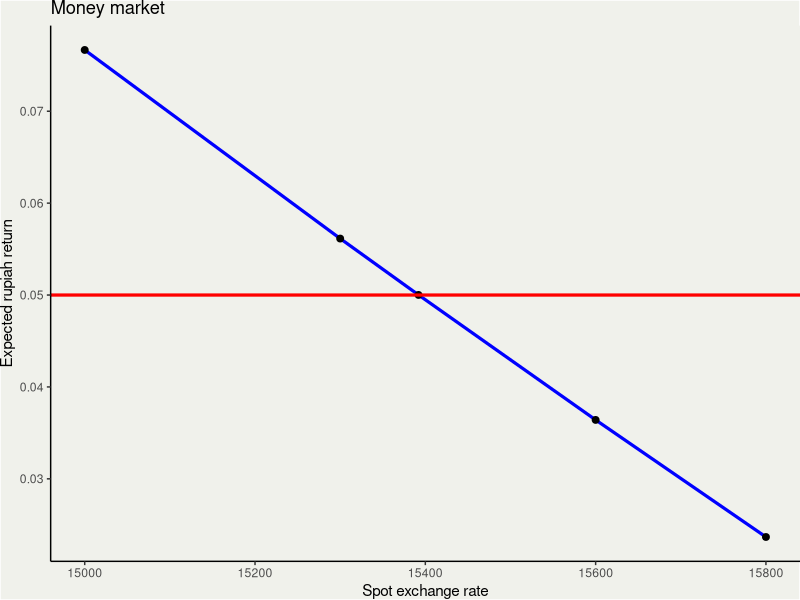
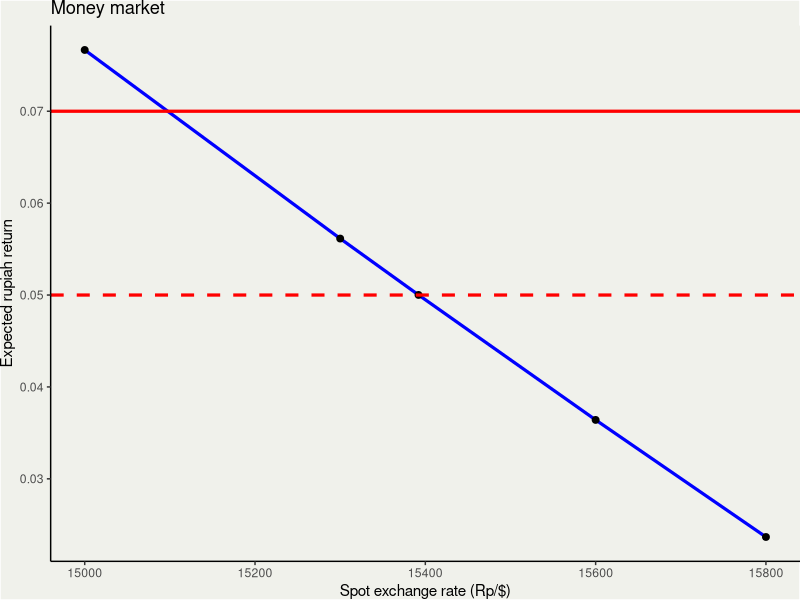
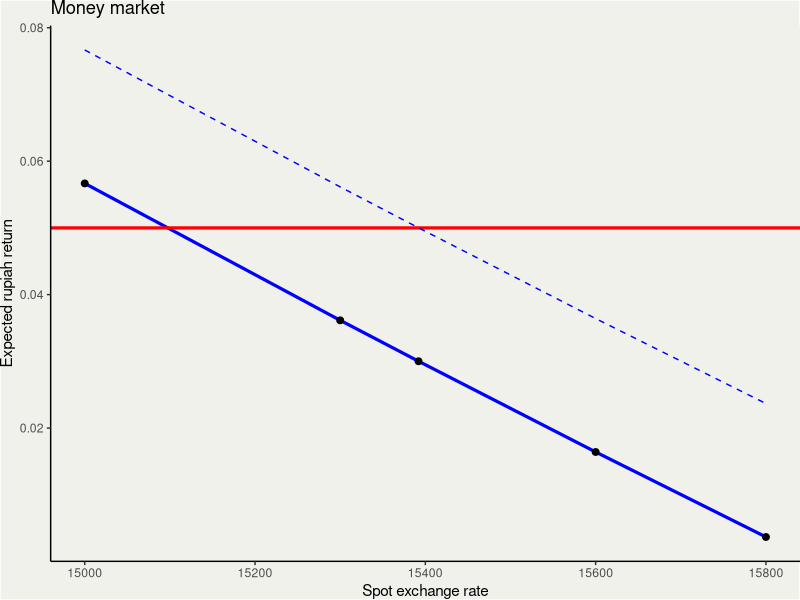
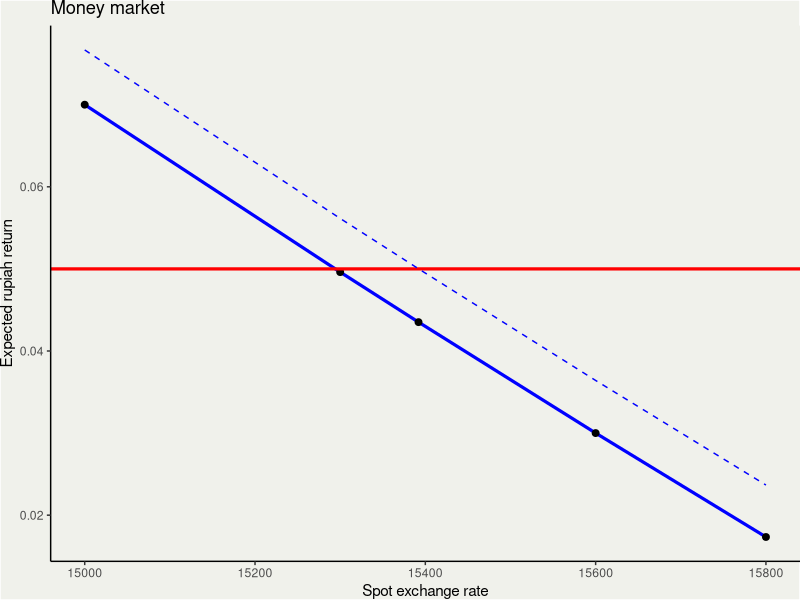
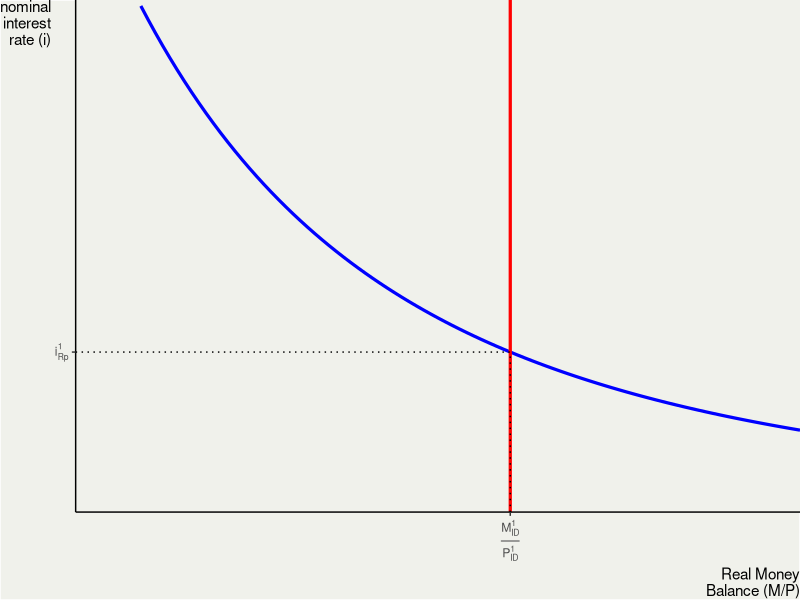
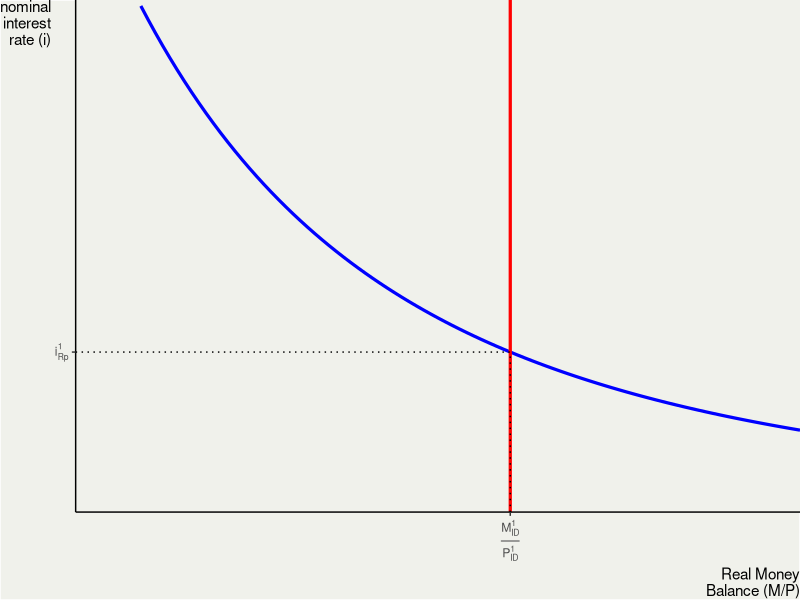
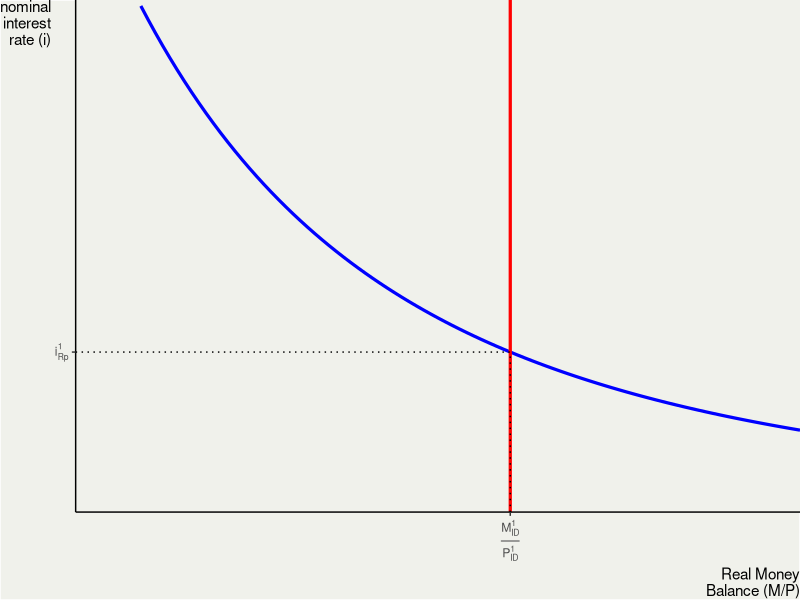

Write R code to recreate these figures, in order.
## ---- chunk 1
library(tidyverse)
library(kableExtra)
graph<-function(dataset, ...) {
  dataset |>
  ggplot(aes(...))+
  theme_classic() +
  theme(panel.background = element_rect(fill = "#f0f1eb",
                                        colour = "#f0f1eb"),
        plot.margin = margin(0,0,0,0),
        plot.background = element_rect(fill = "#f0f1eb"),
        legend.key = element_rect(fill = "#f0f1eb",linetype = "blank"),
        legend.background = element_rect(fill="#f0f1eb"))
}
graph3<-theme_classic() +
  theme(panel.background = element_rect(fill = "#f0f1eb",
                                        colour = "#f0f1eb"),
        plot.margin = margin(0,0,0,0),
        plot.background = element_rect(fill = "#f0f1eb"),
        axis.title.x = element_text(hjust=1),
        axis.title.y = element_text(angle=0,hjust=1,vjust=1),
        legend.key = element_rect(fill = "#f0f1eb",linetype = "blank"),
        legend.background = element_rect(fill="#f0f1eb"))
graph2<-theme_classic() +
  theme(panel.background = element_rect(fill = "#f0f1eb",
                                        colour = "#f0f1eb"),
        plot.margin = margin(0,0,0,0),
        plot.background = element_rect(fill = "#f0f1eb"),
        legend.key = element_rect(fill = "#f0f1eb",linetype = "blank"),
        legend.background = element_rect(fill="#f0f1eb"),
        axis.title.x = element_text(hjust=1),
        axis.title.y = element_text(angle=0,hjust=1,vjust=1),
        panel.grid=element_blank(),
        axis.text.x=element_blank(),
        axis.text.y=element_blank(),
        axis.ticks.x=element_blank(),
        axis.ticks.y=element_blank(),
        legend.position=c(1,1),
        legend.justification = c(1,1),
        legend.spacing=unit(0,"cm"),
        legend.margin=margin(0,0,0,0))
## ---- chunk 2

dat<-tibble(
  iRp=rep(0.05,5),
  iD=rep(0.03,5),
  spot=c(15000,15300,15392,15600,15800),
  e=rep(15700,5)
  
)

dat$ee<-(dat$e-dat$spot)/dat$spot
dat$fore<-dat$ee+dat$iD

kbl(dat)|>
  kable_styling("striped", full_width = F,position = "center")|>
  row_spec(3, bold = T, color = "white", background = "blue")
## ---- chunk 3
graph(dat)+geom_line(aes(x=spot,y=fore),color="blue",linewidth=1.1)+
  geom_point(aes(x=spot,y=fore),size=2)+
  geom_hline(yintercept = 0.05,color="red",linewidth=1.1)+
  labs(title="Money market",
       x="Spot exchange rate",
       y="Expected rupiah return")
## ---- chunk 4
#| fig-width: 5
#| fig-height: 4

graph(dat)+geom_line(aes(x=spot,y=fore),color="blue",linewidth=1.1)+
  geom_point(aes(x=spot,y=fore),size=2)+
  geom_hline(yintercept = 0.05,color="red",linewidth=1.1,linetype="dashed")+
  geom_hline(yintercept = 0.07,color="red",linewidth=1.1)+
  labs(title="Money market",
       x="Spot exchange rate (Rp/$)",
       y="Expected rupiah return")
## ---- chunk 5
#| fig-width: 5
#| fig-height: 4

dat$iDD<-rep(0.01,5)
dat$e2<-rep(15600,5)

dat$ee3<-(dat$e2-dat$spot)/dat$spot
dat$fore2<-dat$ee+dat$iDD
dat$fore3<-dat$ee3+dat$iD

graph(dat)+geom_line(aes(x=spot,y=fore2),color="blue",linewidth=1.1)+
  geom_point(aes(x=spot,y=fore2),size=2)+
  geom_hline(yintercept = 0.05,color="red",linewidth=1.1)+
  geom_line(aes(x=spot,y=fore),color="blue",linetype="dashed")+
  labs(title="Money market",
       x="Spot exchange rate",
       y="Expected rupiah return")
## ---- chunk 6
#| fig-width: 5
#| fig-height: 4
dat$iDD<-rep(0.01,5)
dat$e2<-rep(15600,5)

graph(dat)+geom_line(aes(x=spot,y=fore3),color="blue",linewidth=1.1)+
  geom_point(aes(x=spot,y=fore3),size=2)+
  geom_hline(yintercept = 0.05,color="red",linewidth=1.1)+
  geom_line(aes(x=spot,y=fore),color="blue",linetype="dashed")+
  labs(title="Money market",
       x="Spot exchange rate",
       y="Expected rupiah return")
## ---- chunk 7
#| fig-width: 5
#| fig-height: 4
x=40
y=15.625
demand<-function(q) (q/100)^(-3)
ggplot()+stat_function(fun=demand,linewidth=1.1,color="blue")+
  scale_x_continuous(limits=c(25,50),breaks = 40, expand = c(0,0),
                     labels = expression(frac(M[ID]^1,P[ID]^1))) +
  scale_y_continuous(limits=c(0,50),breaks = 15.625,expand = c(0,0),
                     labels=expression(i[Rp]^1))+
  geom_vline(xintercept=40,color="red",linewidth=1.1)+
  geom_point(x=40,y=15.625)+
  annotate("segment",x=25,y=y,xend=x,yend = y,linetype="dotted")+
  annotate("segment",x=x,y=0,xend=x,yend = y,linetype="dotted")+
  
  labs(x="Real Money\nBalance (M/P)",
       y="nominal\ninterest\nrate (i)")+
  graph3

## ---- chunk 8
#| fig-width: 5
#| fig-height: 4
x=40
y=15.625
demand<-function(q) (q/100)^(-3)
ggplot()+stat_function(fun=demand,linewidth=1.1,color="blue")+
  scale_x_continuous(limits=c(25,50),breaks = 40, expand = c(0,0),
                     labels = expression(frac(M[ID]^1,P[ID]^1))) +
  scale_y_continuous(limits=c(0,50),breaks = 15.625,expand = c(0,0),
                     labels=expression(i[Rp]^1))+
  geom_vline(xintercept=40,color="red",linewidth=1.1)+
  geom_point(x=40,y=15.625)+
  annotate("segment",x=25,y=y,xend=x,yend = y,linetype="dotted")+
  annotate("segment",x=x,y=0,xend=x,yend = y,linetype="dotted")+
  
  labs(x="Real Money\nBalance (M/P)",
       y="nominal\ninterest\nrate (i)")+
  graph3

## ---- chunk 9
#| fig-width: 5
#| fig-height: 4
x=40
y=15.625
demand<-function(q) (q/100)^(-3)
ggplot()+stat_function(fun=demand,linewidth=1.1,color="blue")+
  scale_x_continuous(limits=c(25,50),breaks = 40, expand = c(0,0),
                     labels = expression(frac(M[ID]^1,P[ID]^1))) +
  scale_y_continuous(limits=c(0,50),breaks = 15.625,expand = c(0,0),
                     labels=expression(i[Rp]^1))+
  geom_vline(xintercept=40,color="red",linewidth=1.1)+
  geom_point(x=40,y=15.625)+
  annotate("segment",x=25,y=y,xend=x,yend = y,linetype="dotted")+
  annotate("segment",x=x,y=0,xend=x,yend = y,linetype="dotted")+
  
  labs(x="Real Money\nBalance (M/P)",
       y="nominal\ninterest\nrate (i)")+
  graph3
